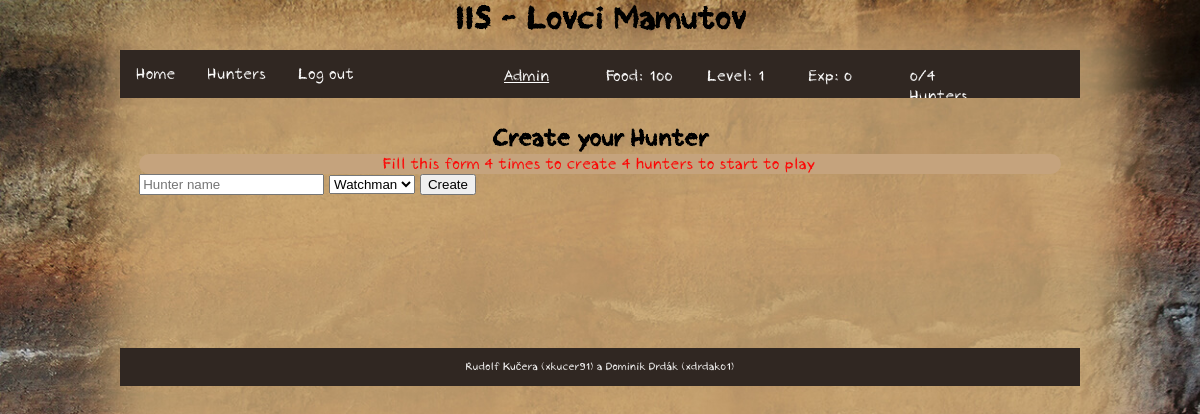
Page /iis/hunter/create/init (signed in) on the committed database.
### tables this page shows
CREATE TABLE `user` (
  `id` int(11) NOT NULL,
  `name` varchar(255) NOT NULL,
  `password` varchar(255) NOT NULL,
  `level` int(11) NOT NULL,
  `food` int(11) NOT NULL,
  `experience` int(11) NOT NULL,
  `role` varchar(10) NOT NULL
);

### index.php (called while the page is built, shortened)
<?php
require_once('functions.php');
$router = new RouterController();
$router->handle(array($_SERVER['REQUEST_URI']));
$router->writeView();

### functions.php (called while the page is built, shortened)
<?php
function isLoggedIn() {
	if (isset($_SESSION['user']))
		return true;
	else
		return false;
}
function url($url) {
	return Controller::$url . $url;
}

### model/Db.php (called while the page is built, shortened)
<?php
class Db {
    private static $connection;
    private static $settings = array(
		PDO::ATTR_ERRMODE => PDO::ERRMODE_EXCEPTION,
		PDO::MYSQL_ATTR_INIT_COMMAND => "SET NAMES utf8",
		PDO::ATTR_EMULATE_PREPARES => false,
	);
    public static function connect($host, $user, $password, $database) {
		if (!isset(self::$connection)) {
			self::$connection = @new PDO(
				"mysql:host=$host;dbname=$database",
				$user,
				$password,
				self::$settings
			);
		}
	}
    public static function queryOne($query, $parameters = array()) {
		$result = self::$connection->prepare($query);
		$result->execute($parameters);
		return $result->fetch();
	}
    public static function queryAll($query, $parameters = array()) {
		$result = self::$connection->prepare($query);
		$result->execute($parameters);
		return $result->fetchAll();
	}
	public static function query($query, $parameters = array()) {
		$result = self::$connection->prepare($query);
		$result->execute($parameters);
		return $result->rowCount();
	}
}

### model/user.php (called while the page is built, shortened)
<?php
class User {
	private $id;
	private $name;
	private $level;
	private $food;
	private $experience;
	private $role;
	public function __construct ($name) {
		$user = Db::queryOne('SELECT * FROM user WHERE name = ?',[$name]);
		if (empty($user)) {
			$this->name = $name;
			$this->level = 1;
			$this->food = 100;
			$this->experience = 0;
			$this->role = 'user';
		} else {
			$this->id = $user['id'];
			$this->name = $user['name'];
			$this->level = $user['level'];
			$this->food =  $user['food'];
			$this->experience =  $user['experience'];
			$this->role = $user['role'];
		}
	}
	public function setId() {
		$this->id = Db::querySingle('SELECT id FROM user WHERE name = ?', [$this->name]);
	}
	public function getId() {
		if (isset($this->id))
			return $this->id;
		else
			return $this->id = Db::querySingle('SELECT id FROM user WHERE name = ?', [$this->name]);
	}
	public function getLevel() {
		return $this->level;
	}
	public function getFood() {
		return $this->food;
	}
	public function getExp() {
		return $this->experience;
	}
	public function getRole() {
		return $this->role;
	}
	public function getMyHuntersCount() {
		return Db::query('SELECT * FROM hunter WHERE user = ? AND health > ?', [$this->id,0]);
	}
}

### controller/RouterController.php (called while the page is built, shortened)
<?php
class RouterController extends Controller
{
	protected $controller;
	private function dashToCamelCase($text)
	{
		$word = str_replace('-', ' ', $text);
		$word = ucwords($word);
		$word = str_replace(' ', '', $word);
		return $word;
	}
	private function parseURL($url)
	{
        $parsedURL = parse_url($url);
		$parsedURL["path"] = ltrim($parsedURL["path"], "/");
		$parsedURL["path"] = trim($parsedURL["path"]);
		$splitPath = explode("/", $parsedURL["path"]);
		return $splitPath;
	}
    public function handle($parameters)
    {
		$parsedURL = $this->parseURL($parameters[0]);
		$iis = array_shift($parsedURL);
		$controllerClass = $this->dashToCamelCase(array_shift($parsedURL)) . 'Controller';
		if (file_exists('controller/' . $controllerClass . '.php'))
			$this->controller = new $controllerClass;
		else
			$this->redirect('error');
        $this->controller->handle($parsedURL);
		if (isLoggedIn()) {
			$this->data['user'] = new User($_SESSION['user']);
		}
    }
}

### model/ability.php (called while the page is built, shortened)
<?php
class Ability {
	public static function getAllAbilities() {
		return Db::queryAll('SELECT * FROM ability');
	}
}

### controller/HunterController.php (called while the page is built, shortened)
<?php
class HunterController extends Controller
{
    public function handle($parameters)
    {
    	if (!isLoggedIn()) {
    		$this->redirect('error');
    	} else {
			$user = new User($_SESSION['user']);
			$user->setId();
		}
    	if (isset($parameters)) {
    		if ($parameters[0] == 'create') {
                if (isset($parameters[1]) && ($parameters[1] == 'init'))
				    $this->create($parameters, $user,'init');
                else
                    $this->create($parameters, $user);
    		} else if ($parameters[0] == 'overview') {
				$this->overview($parameters,$user);
    		} else if ($parameters[0] == 'detail') {
                $this->detail($parameters,$user);
            }
    	}
    }
    public function create($parameters, $user, $init = null) {
        $this->data['abilities'] = Ability::getAllAbilities();
    }
}

### view/hunterCreate.phtml (the view)
<h1>Create your Hunter</h1>
<?php if (!empty($init)) : ?>
	<div id="errorMsg">
		Fill this form 4 times to create 4 hunters to start to play.
	</div>
<?php endif;?>
<form method="POST">
	<input type="text" name="hunterName" placeholder="Hunter name">
	<select name="hunterAbility">
		<?php foreach($abilities as $ability) : ?>
			<option value="<?= $ability['id'] ?>"><?= $ability['name'] ?></option>
		<?php endforeach; ?>
	</select>
	<input type="submit" value="Create">
</form>

### view/template.phtml (shortened to what this page needs)
<!DOCTYPE html>
<html lang="cs-cz">
	<head>
		<link rel="stylesheet" href="<?= url('css/style.css') ?>" type="text/css"/>
		<link rel="stylesheet" href="<?= url('css/navigation.css') ?>" type="text/css"/>
		<link rel="stylesheet" href="<?= url('css/start.css') ?>" type="text/css"/>
		<link rel="stylesheet" href="<?= url('css/hunter.css') ?>" type="text/css"/>
		<link rel="stylesheet" href="<?= url('css/outpost.css') ?>" type="text/css"/>
		<link rel="stylesheet" href="<?= url('css/expedition.css') ?>" type="text/css"/>
		<link rel="stylesheet" href="<?= url('css/user.css') ?>" type="text/css"/>
		<link rel="stylesheet" href="<?= url('css/admin.css') ?>" type="text/css"/>
	</head>
	<body>
		<header>
			<div class="center">
				<h1>IIS - Lovci Mamutov</h1>
			</div>
		</header>
		<nav>
			<div class="center">
				<ul>
					<li><a href="<?= url('home') ?>">Home</a></li>
					<?php if (isLoggedIn()): ?>
						<li><a href="<?= url('hunter/overview') ?>">Hunters</a></li>
						<li><a href="<?= url('logout') ?>">Log out</a></li>
						<div id="stats">
							<p id="stats-name"><a href="<?= url('user/detail/'.$user->getId()) ?>"><?= $_SESSION['user'] ?></a></p>
							<p id="stats-food">Food: <?= $user->getFood()?></p>
							<p id="stats-lvl">Level: <?= $user->getLevel()?></p>
							<p id="stats-exp">Exp: <?= $user->getExp()?></p>
							<p id="stats-hunters"><?= $user->getMyHuntersCount() ?>/<?= $user->getLevel()+3?> Hunters</p>
						</div>
					<?php endif; ?>
				</ul>
			</div>
		</nav>
		<article>
			<div class="center">
				<?php $this->controller->writeView();  ?>
			</div>
		</article>
		<footer>
			<div class="center">
				<p>
					<?php if (isLoggedIn()) : ?>
						<?php if ($user->getRole() == 'admin') : ?>
							<a href="<?= url('admin/controlPanel') ?>">Rudolf Kučera (xkucer91) a Dominik Drdák (xdrdak01)</a>
						<?php else : ?>
							Rudolf Kučera (xkucer91) a Dominik Drdák (xdrdak01)
						<?php endif; ?>
					<?php else : ?>
						<a href="<?= url('admin/login') ?>">Rudolf Kučera (xkucer91) a Dominik Drdák (xdrdak01)</a>
					<?php endif; ?>
				</p>
			</div>
		</footer>
	</body>
</html>

### css/style.css (style rules this page uses)
html { height: 100%; width: 100%; margin: 0; padding: 0; font-family: 'Crayon Hand', Arial, sans-serif; font-weight:normal; font-style:normal; text-shadow: none; }
body { width: 100%; margin: 0; padding: 0; min-height: 100%; float: left; background-image: url('../img/bg.jpg'); background-size: cover; background-repeat: no-repeat; background-attachment: fixed; }
header { width: 100%; height: 50px; margin: 0; padding: 0; float: left; }
article { margin: 0; padding: 2%; width: 96%; min-height: 200px; float: left; }
footer { width: 100%; font-size: 11px; text-align: center; float: left; margin: 0; }
footer .center { background-color: #302722; color: white; padding-top: 1px; padding-bottom: 1px; }
.center { margin: 0 auto; padding: 0; width: 80%; }
h1 { margin: 0; text-align: center; }
a, a:visited { color: white; }

### css/navigation.css (style rules this page uses)
nav { height: 50px; width: 100%; margin: 0; padding: 0; float: left; }
nav ul { list-style-type: none; margin: 0; padding: 0; overflow: hidden; background-color: #302722; }
nav li { float: left; margin-bottom: 0; }
nav li a { display: block; color: white; text-align: center; padding: 14px 16px; text-decoration: none; margin-bottom: 0; }
#stats { height: 40px; width:60%; float:right; color: white; }
#stats p { float:left; height: 40px; width: 15%; margin-right: 15px; }

### css/hunter.css (style rules this page uses)
#errorMsg { background-color: #c5a37d; border-radius: 25px; color: red; width: 100%; height: 20px; text-align: center; }

### rows in the picture
user: food "100", level "1", experience "0", $user->getLevel()+3 "4"

### other values in the picture
$_SESSION['user'] "Admin"
$user->getMyHuntersCount() "0"
form field hunterAbility "Watchman"
